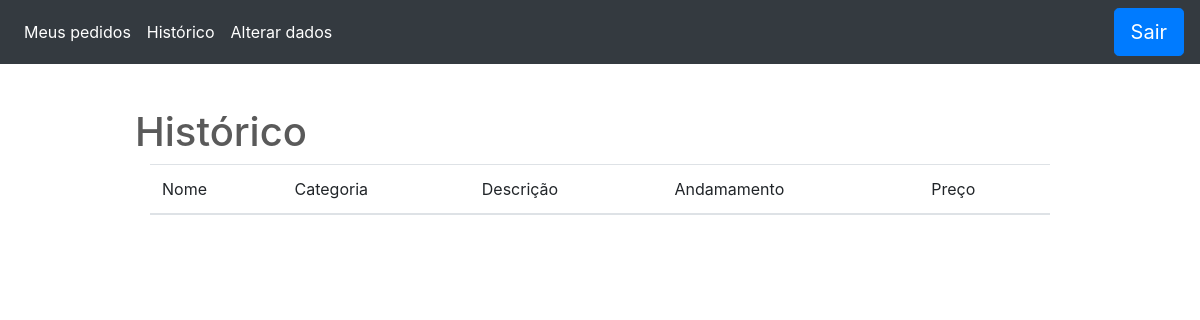
/Controlers/Historico.php, run on an earlier commit of the app's database.
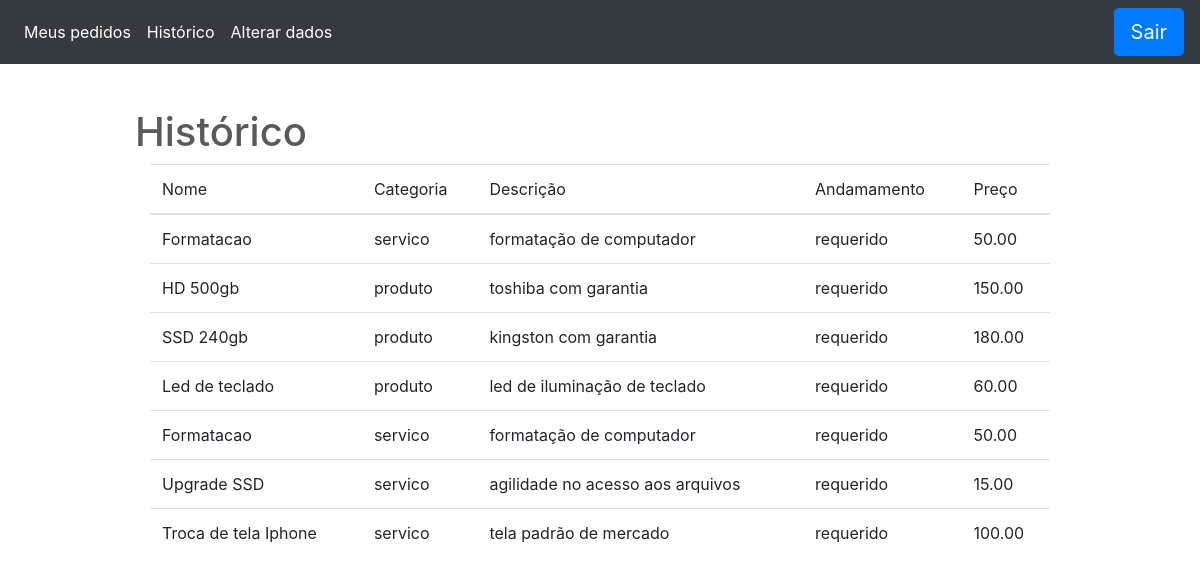
And on a later commit of the database.
### tables this page shows
CREATE TABLE venda
(
  id INT NOT NULL AUTO_INCREMENT,
  id_cliente INT NOT NULL,
  id_produto INT NOT NULL,
  andamento VARCHAR(150) NOT NULL,
  PRIMARY KEY(id)
);

CREATE TABLE produtos
(
  id INT NOT NULL AUTO_INCREMENT,
  nome VARCHAR(150) NOT NULL,
  preco DOUBLE(9,2) NOT NULL,
  quantidade INT NOT NULL,
  categoria ENUM('servico', 'produto'),
  descricao VARCHAR(150),
  PRIMARY KEY(id)
);

### Controlers/Consulta_vendas.php (called while the page is built)
<?php
    include('Conexao.php');
    $result_vend = mysqli_query($con,"SELECT * FROM venda");
?>

### Controlers/Consulta_historico.php (called while the page is built)
<?php
    include('Conexao.php');
    include('Consulta_vendas.php');
    $dadosv = $result_vend->fetch_array();
    $iv = $dadosv['id_cliente'];
    $result_hist = mysqli_query($con,"SELECT p.id, p.nome,p.categoria, p.descricao, v.andamento, p.preco FROM venda v INNER JOIN cliente c ON c.id = v.id_cliente INNER JOIN produtos p ON v.id_produto=p.id WHERE v.id_cliente = '$iv' ");
?>

### Controlers/Historico.php (the view, shortened to what this page needs)
<?php
    include('Conexao.php');
    include('Consulta_vendas.php');
    include('Consulta_historico.php');
?>
<!DOCTYPE html>
<html lang="pt-br">
  <head>
      <link rel="stylesheet" href="../Models/reset.css">
      <link rel="stylesheet" href="../Models/css/bootstrap.min.css">
      <link rel="stylesheet" href="../Models/css/bootstrap.css">
      <link rel="stylesheet" href="../Models/Carousel.css">
      <link rel="stylesheet" href="../Models/Estilo.css">
  </head>
  <body>
        <header>
            <nav class="navbar navbar-expand-md navbar-dark fixed-top bg-dark">
              <div class="collapse navbar-collapse" id="navbarCollapse">
                <ul class="navbar-nav mr-auto">
                    <li class="nav-item active">
                    <a class="nav-link" href="#">Meus pedidos</a>
                    </li>
                    <li class="nav-item active">
                      <a class="nav-link" href="#">Histórico</a>
                    </li>
                    <li class="nav-item active">
                    <a class="nav-link" href="#ADados">Alterar dados</a>
                    </li>
                </ul>
                <form class="form-inline mt-2 mt-md-0" method="post" action="./Logout.php">
                  <input type="submit" name="BTSair" class="btn btn-primary btn-lg btn-block btn-blue" value="Sair">
                </form>
              </div>
            </nav>
        </header>
      <main>
        <div class="Historico">
          <div class="container">
            <h1>Histórico</h1>
            <div class="col-md-12">
              <table class="table">
                  <thead>
                    <tr>
                      <th>Nome</th>
                      <th>Categoria</th>
                      <th>Descrição</th>
                      <th>Andamamento</th>
                      <th>Preço</th>
                    </tr>
                  </thead>
                  <tbody>
                    <?php while($hist = $result_hist->fetch_array()) { ?>
                      <tr>
                        <td><?php echo $hist['nome']; ?></td>
                        <td><?php echo $hist['categoria']; ?></td>
                        <td><?php echo $hist['descricao']; ?></td>
                        <td><?php echo $hist['andamento']; ?></td>
                        <td><?php echo $hist['preco']; ?></td>
                      </tr>
                    <?php } ?>
                  </tbody>
              </table>
            </div>
          </div>
        </div>
      </main>
  </body>
</html>

What changed in the data, as far as the page shows it:
added venda: id_produto.nome "Formatacao", id_produto.categoria "servico", id_produto.descricao "formatação de computador", andamento "requerido", id_produto.preco "50.00"
added venda: id_produto.nome "HD 500gb", id_produto.categoria "produto", id_produto.descricao "toshiba com garantia", andamento "requerido", id_produto.preco "150.00"
added venda: id_produto.nome "SSD 240gb", id_produto.categoria "produto", id_produto.descricao "kingston com garantia", andamento "requerido", id_produto.preco "180.00"
added venda: id_produto.nome "Led de teclado", id_produto.categoria "produto", id_produto.descricao "led de iluminação de teclado", andamento "requerido", id_produto.preco "60.00"
added venda: id_produto.nome "Formatacao", id_produto.categoria "servico", id_produto.descricao "formatação de computador", andamento "requerido", id_produto.preco "50.00"
added venda: id_produto.nome "Upgrade SSD", id_produto.categoria "servico", id_produto.descricao "agilidade no acesso aos arquivos", andamento "requerido", id_produto.preco "15.00"
added venda: id_produto.nome "Troca de tela Iphone", id_produto.categoria "servico", id_produto.descricao "tela padrão de mercado", andamento "requerido", id_produto.preco "100.00"
